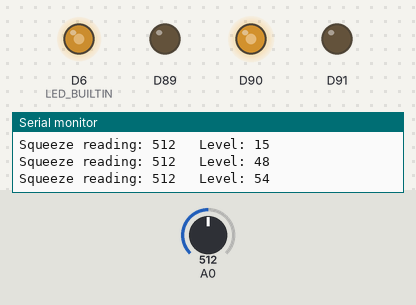
A sketch run on a simulated Arduino MKR. On the bench: output pins drawn as LEDs (lit = HIGH), the last lines printed to the serial monitor. The inputs (shaded band) are chosen by the test bench; at power-on: A0 = 512. WiFi joins after 1.5 s; servers stay silent unless stated; no MQTT or app messages arrive unless stated.

Above: at 6.7 s.
6.8 s: A0 set to 716
At 7.5 s:
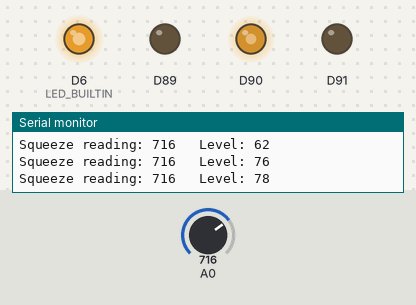
8.4 s: A0 set to 90
At 9.9 s:
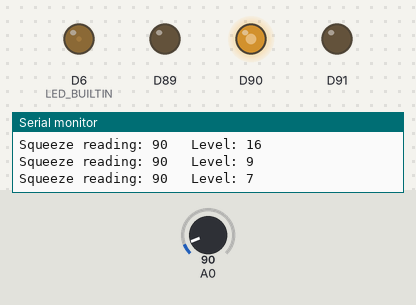
10.2 s: A0 set to 10
At 11.3 s:
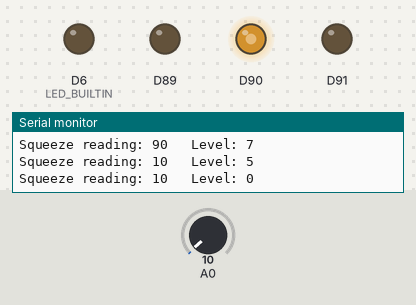
11.7 s: A0 set to 306
At 12.8 s:
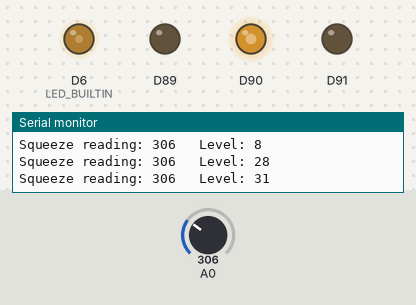
Timing chart, 0 to 14.4 s (numbered marks = the images above; inputs shaded):
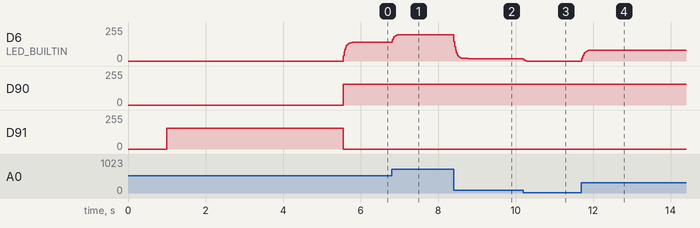

The sketch:

squeeze_ball_vespera.ino
```cpp
// Squeeze Ball Controller for Vespera - CASA0014
// Connection code adapted from the CASA0014 workshop sketch (mkr1010_mqtt_simple)
// What it does:
//    : Reads a force sensor (FSR) on pin A0
//    : The harder the sensor is squeezed, the more of Vespera's 12 columns light up,
//     making the colours shifts from light blue to purple to red
//    : If let go, the Vespera turns off
//
// Wiring: sensor from power (VCC) to the measuring pin (A0), resistor from A0 to ground (GND)

#include <SPI.h>
#include <WiFiNINA.h>
#include <PubSubClient.h>
#include "arduino_secrets.h"
#include <utility/wifi_drv.h>   // lights the small RGB status light on the board

// Settings

String lightId = "12";          // My Vespera number

const int SQUEEZE_MIN = 20;     // below this means the sensor is not squeezed
const int SQUEEZE_MAX = 900;    // hard squeeze (sensor reached about 900 on testing)

// Connection details

const char* ssid          = SECRET_SSID;    // home WiFi
const char* password      = SECRET_PASS;
const char* ssid1         = SECRET_SSID1;   // classroom WiFi
const char* password1     = SECRET_PASS1;
const char* mqtt_username = SECRET_MQTTUSER;
const char* mqtt_password = SECRET_MQTTPASS;
const char* mqtt_server   = "mqtt.cetools.org";
const int   mqtt_port     = 1884;

WiFiClient wifiClient;
PubSubClient mqttClient(wifiClient);

String mqtt_topic = "student/CASA0014/luminaire/" + lightId;
String clientId = "";

//  Vespera layout: 12 columns x 6 lights = 72 lights

const int num_leds     = 72;
const int num_columns  = 12;
const int leds_per_col = 6;
const int payload_size = num_leds * 3;   // 3 numbers (red, green, blue) per light
byte RGBpayload[payload_size];

// Squeeze tracking

float smoothSqueeze = 0;        // smoothed reading, so the lights wouldn't flicker
int lastSentLevel = -1;         // last message sent, only send again if it changes
unsigned long lastSendTime = 0;

void setup() {
  Serial.begin(115200);
  delay(1000);
  Serial.println(F("Starting Squeeze Ball Controller..."));

  pinMode(LED_BUILTIN, OUTPUT);

  // Small RGB status light: blue = connecting, green = connected, red = problem
  WiFiDrv::pinMode(25, OUTPUT);
  WiFiDrv::pinMode(26, OUTPUT);
  WiFiDrv::pinMode(27, OUTPUT);
  statusLight(155, 0, 0);

  // Give this board a unique name on the server, using MAC address
  byte mac[6];
  WiFi.macAddress(mac);
  char macStr[13];
  snprintf(macStr, sizeof(macStr), "%02X%02X%02X%02X%02X%02X", mac[5], mac[4], mac[3], mac[2], mac[1], mac[0]);
  clientId = "SqueezeBall_" + String(macStr);

  Serial.print(F("Sending to topic: "));
  Serial.println(mqtt_topic);

  startWifi();
  mqttClient.setServer(mqtt_server, mqtt_port);
  mqttClient.setBufferSize(512);
  mqttClient.setKeepAlive(30);
}

void loop() {
  // 1. Stay connected
  if (WiFi.status() != WL_CONNECTED) startWifi();
  if (!mqttClient.connected()) reconnectMQTT();
  mqttClient.loop();

  // 2. Reads the squeeze and incorporates it with the last reading so lights won't flicker
  int raw = analogRead(A0);
  smoothSqueeze = smoothSqueeze * 0.7 + raw * 0.3;

  // 3. Turns the squeeze into a level from 0 (not squeezed) to 100 (hard squeeze)
  int level = 0;
  if (smoothSqueeze > SQUEEZE_MIN) {
    level = map((int)smoothSqueeze, SQUEEZE_MIN, SQUEEZE_MAX, 0, 100);
    level = constrain(level, 0, 100);
  }

  // the small light on the board also glows when squeezed, to check the sensor works without Vespera
  analogWrite(LED_BUILTIN, map(level, 0, 100, 0, 255));

  // 4. only send to Vespera if the squeeze has changed, and no more than 10 times a second
  bool changed = abs(level - lastSentLevel) >= 2 || (level == 0 && lastSentLevel != 0);
  if (changed && millis() - lastSendTime > 100) {
    sendSqueezeToVespera(level);
    lastSentLevel = level;
    lastSendTime = millis();

    Serial.print(F("Squeeze reading: "));
    Serial.print(raw);
    Serial.print(F("   Level: "));
    Serial.println(level);
  }

  delay(20);
}

// works out which lights to turn on and what colour from the squeeze level (0-100), then sends it to Vespera
void sendSqueezeToVespera(int level) {
  if (!mqttClient.connected()) return;

  // How many of the 12 columns to light (squeeze harder = more columns)
  int columnsLit = map(level, 0, 100, 0, num_columns);
  if (level > 0 && columnsLit == 0) columnsLit = 1;   // so that even a light squeeze shows something

  // Colour: soft touch = light blue, medium = purple, hard squeeze = full red
  int r, g, b;
  if (level <= 50) {
    // first half: light blue (0,150,255) fades to purple (150,0,255)
    r = map(level, 0, 50, 0, 150);
    g = map(level, 0, 50, 150, 0);
    b = 255;
  } else {
    // second half: purple (150,0,255) fades to full red (255,0,0)
    r = map(level, 50, 100, 150, 255);
    g = 0;
    b = map(level, 50, 100, 255, 0);
  }
  if (level == 0) { r = 0; g = 0; b = 0; }   // not squeezed = all lights off

  for (int col = 0; col < num_columns; col++) {
    for (int i = 0; i < leds_per_col; i++) {
      int pixel = col * leds_per_col + i;
      bool on = col < columnsLit;
      RGBpayload[pixel * 3 + 0] = on ? r : 0;
      RGBpayload[pixel * 3 + 1] = on ? g : 0;
      RGBpayload[pixel * 3 + 2] = on ? b : 0;
    }
  }

  mqttClient.publish(mqtt_topic.c_str(), RGBpayload, payload_size);
}

// Connections

// Tries home WiFi first, then classroom WiFi
void startWifi() {
  statusLight(0, 0, 155);   // blue = connecting

  if (WiFi.status() == WL_NO_MODULE) {
    Serial.println(F("WiFi module not found!"));
    while (true);
  }

  if (!tryWifi(ssid, password)) {
    tryWifi(ssid1, password1);
  }

  if (WiFi.status() == WL_CONNECTED) {
    Serial.print(F("WiFi connected to: "));
    Serial.println(WiFi.SSID());
    statusLight(0, 155, 0);   // green
  } else {
    Serial.println(F("WiFi failed on both networks - check the names and passwords in arduino_secrets.h"));
    statusLight(155, 0, 0);   // red
  }
}

bool tryWifi(const char* name, const char* pass) {
  Serial.print(F("Trying WiFi: "));
  Serial.println(name);
  int attempts = 0;
  while (WiFi.status() != WL_CONNECTED && attempts < 3) {
    WiFi.begin(name, pass);
    Serial.print(F("."));
    delay(3000);
    attempts++;
  }
  Serial.println();
  return WiFi.status() == WL_CONNECTED;
}

void reconnectMQTT() {
  statusLight(0, 0, 155);
  wifiClient.stop();
  Serial.println(F("Connecting to Vespera's server (MQTT)..."));
  if (mqttClient.connect(clientId.c_str(), mqtt_username, mqtt_password)) {
    Serial.println(F("Connected - squeeze away!"));
    statusLight(0, 155, 0);
  } else {
    Serial.print(F("Failed, code "));
    Serial.print(mqttClient.state());
    Serial.println(F(" - check the MQTT username and password. Retrying in 5 seconds."));
    statusLight(155, 0, 0);
    delay(5000);
  }
}

void statusLight(int r, int g, int b) {
  WiFiDrv::analogWrite(25, r);
  WiFiDrv::analogWrite(26, g);
  WiFiDrv::analogWrite(27, b);
}
```

arduino_secrets_example.h
```cpp
// Template for passwords file.
// Make a copy called arduino_secrets.h and add the WiFi and MQTT details
// My real passwords file is kept off GitHub using .gitignore

#define SECRET_SSID     "wifi name"
#define SECRET_PASS     "wifi password"
#define SECRET_SSID1    "second wifi name"
#define SECRET_PASS1    "second wifi password"
#define SECRET_MQTTUSER "mqtt username"
#define SECRET_MQTTPASS "mqtt password"
```

Measured:
- after the input at 6.8 s, D6 (LED_BUILTIN): 140/255 → 198/255 at once
- after the input at 8.4 s, D6 (LED_BUILTIN): moves from 198/255 to 17/255 over 0.37 s, starting at once
- after the input at 10.2 s, D6 (LED_BUILTIN): 17/255 → 0/255 at once
- after the input at 11.7 s, D6 (LED_BUILTIN): moves from 0/255 to 81/255 over 0.25 s, starting at once
